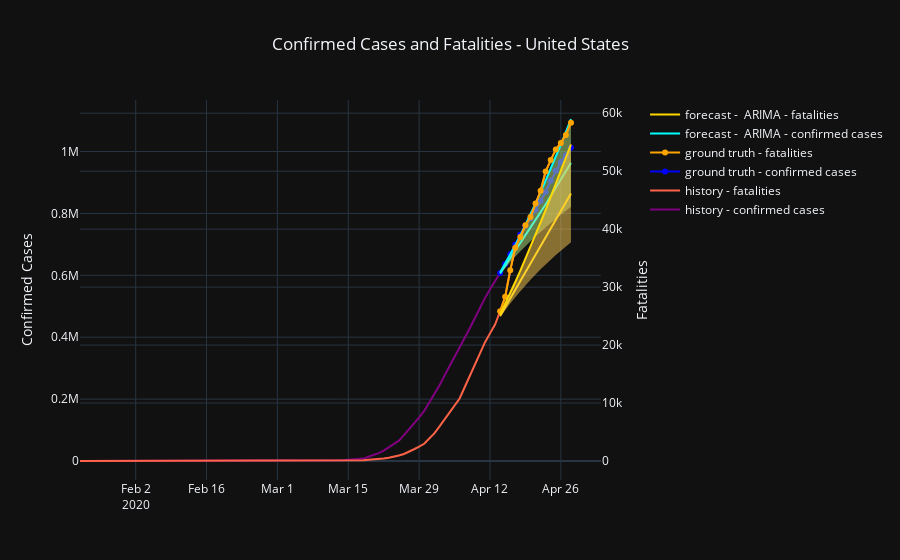
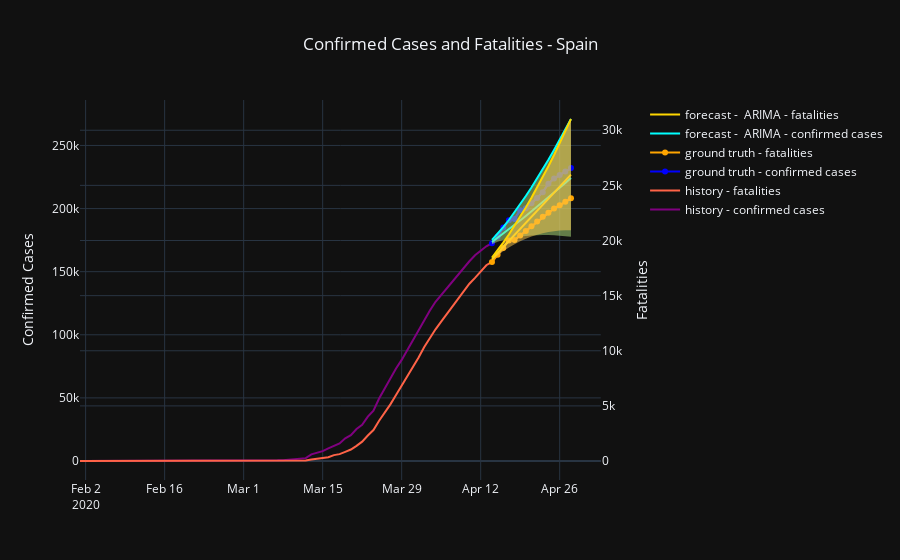
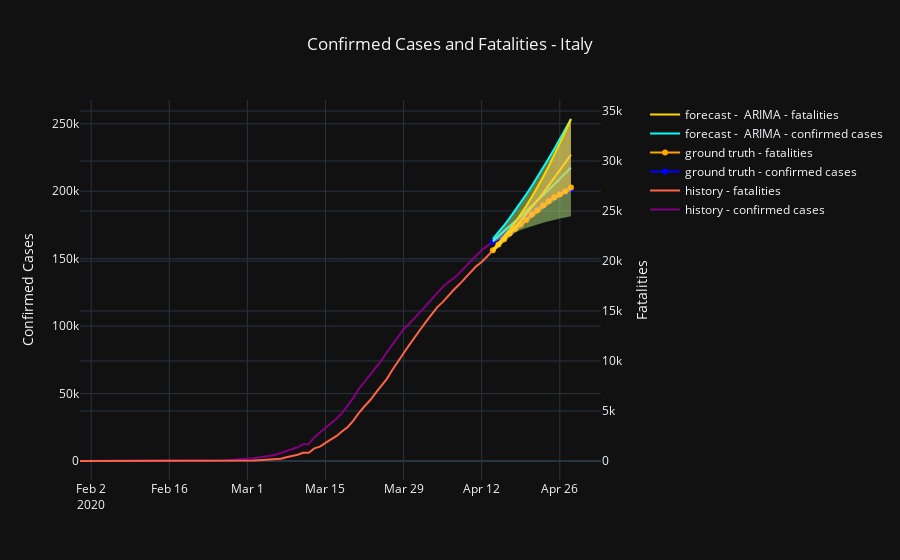
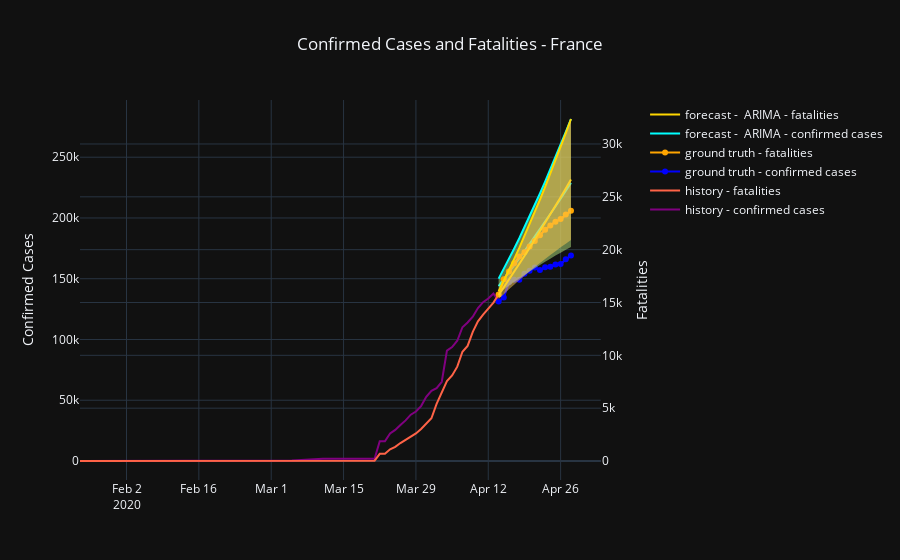

Notebook code for these charts, in order:
### Code cell
for country in topCountriesConfCases:
    fig = make_subplots(specs=[[{"secondary_y": True}]])
    
    info_train = df[(df['country_region'] == country)]
    fig.add_trace(go.Scatter(x=info_train['date'], y=info_train['confirmed'], name='history - confirmed cases', line=dict(color='purple')))
    fig.add_trace(go.Scatter(x=info_train['date'], y=info_train['deaths'], name='history - fatalities', line=dict(color='tomato')), secondary_y=True)
    info_val = val[(val['country_region'] == country)]
    fig.add_trace(go.Scatter(x=info_val['date'], y=info_val['confirmed'], name='ground truth - confirmed cases', line=dict(color='blue')))
    fig.add_trace(go.Scatter(x=info_val['date'], y=info_val['deaths'], name='ground truth - fatalities', line=dict(color='orange')), secondary_y=True)
    
    info_pred = y_arima[(y_arima['country_region'] == country)]
    fig.add_trace(go.Scatter(x=info_pred['date'], y=info_pred['confirmed'], name='forecast -  ARIMA - confirmed cases', line=dict(color='cyan'), mode='lines'))
    fig.add_trace(go.Scatter(x=info_pred['date'], y=info_pred['deaths'], name='forecast -  ARIMA - fatalities', line=dict(color='gold'), mode='lines'), secondary_y=True)
    info_pred_lower = y_arima_lower[(y_arima_lower['country_region'] == country)]
    info_pred_upper = y_arima_upper[(y_arima_upper['country_region'] == country)]
    fig.add_trace(go.Scatter(x=info_pred['date'], y=info_pred_upper['confirmed'], name='upper bound - confirmed cases', showlegend=False,  line=dict(color='cyan'), mode='lines'))
    fig.add_trace(go.Scatter(x=info_pred['date'], y=info_pred_lower['confirmed'], name='lower bound - confirmed cases', showlegend=False, fill = 'tonexty', line=dict(color='cyan'), mode='none'))

    fig.add_trace(go.Scatter(x=info_pred['date'], y=info_pred_upper['deaths'], name='upper bound - fatalities', showlegend=False, line=dict(color='gold'), mode='lines'), secondary_y=True)
    fig.add_trace(go.Scatter(x=info_pred['date'], y=info_pred_lower['deaths'], name='lower bound - fatalities', showlegend=False, fill = 'tonexty', line=dict(color='gold'), mode='none'), secondary_y=True)

    fig.update_yaxes(title_text="Confirmed Cases", secondary_y=False)
    fig.update_yaxes(title_text="Fatalities", secondary_y=True)
    fig.update_layout(title_text='Confirmed Cases and Fatalities - {}'.format(country), title_x=0.5)

    fig.show()
